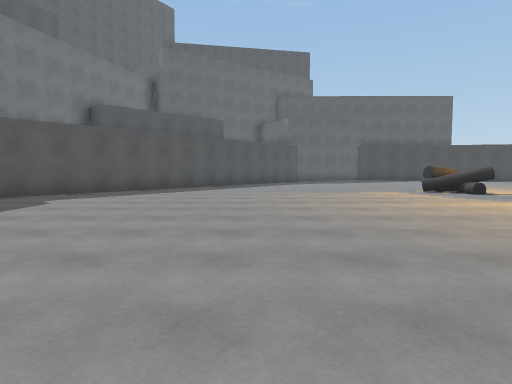
View 1 (above)

23 first-person views from a walk through a scene from a Unity 3-D project. The camera is 1.3 m above the floor, tilts 4° down and sees 75° across. The floor is counted in squares, 2 m on a side. Each view is taken from the middle of a square. On the plan, view 1 faces up. The plan holds only what a view shows up to about 10 squares ahead; the rest is blank. The place goes on beyond the plan.

View 2
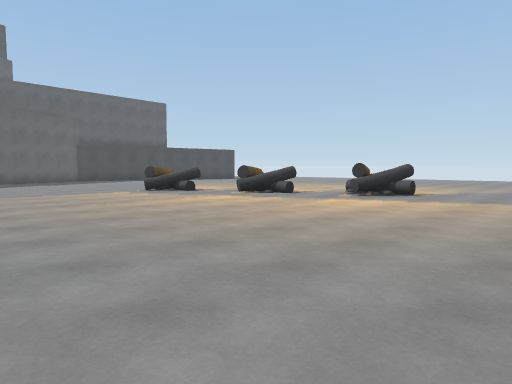

View 3
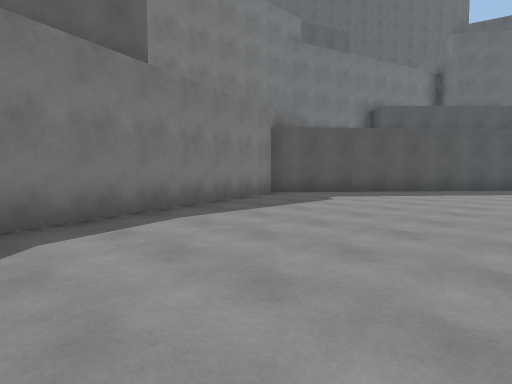

View 4
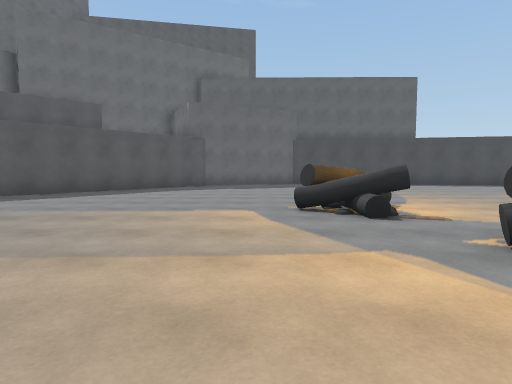

View 5
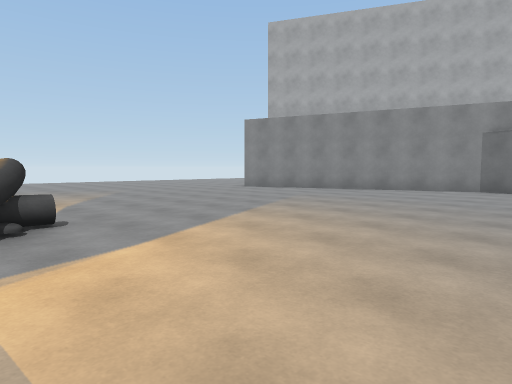

View 6
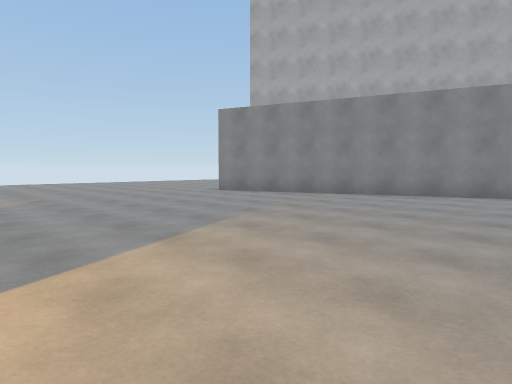

View 7
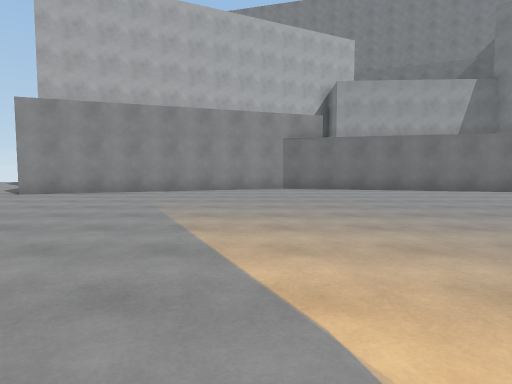

View 8
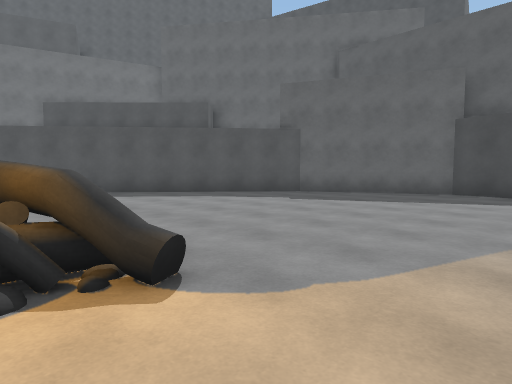

View 9
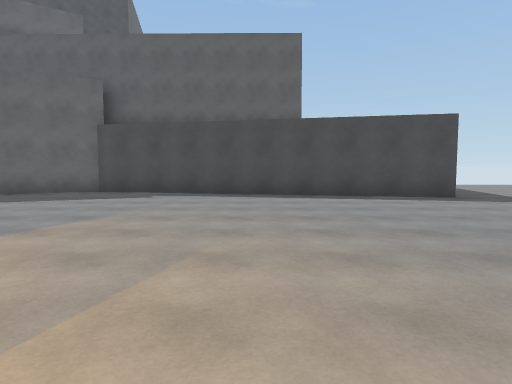

View 10
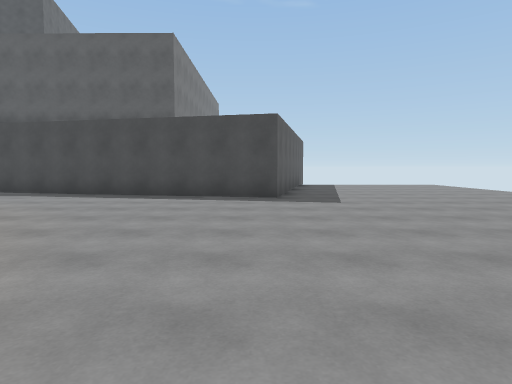

View 11
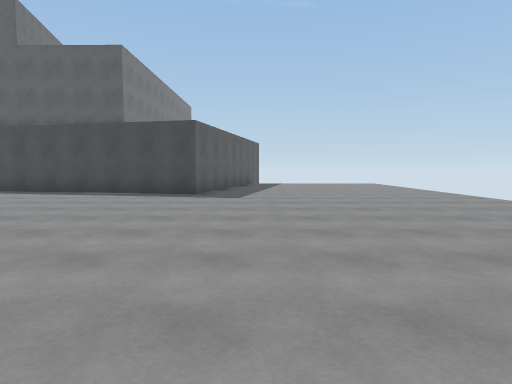

View 12
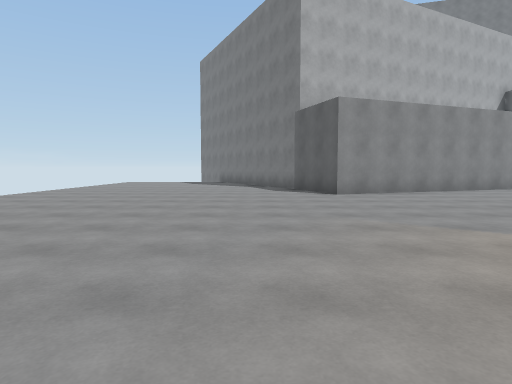

View 13
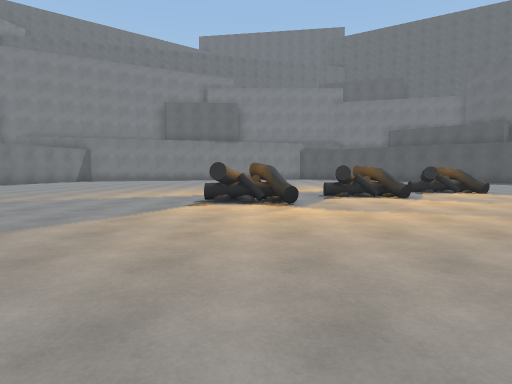

View 14
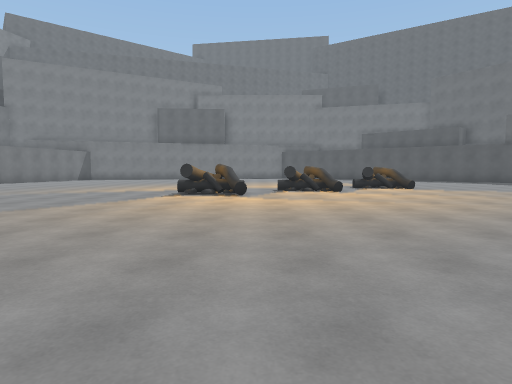

View 15
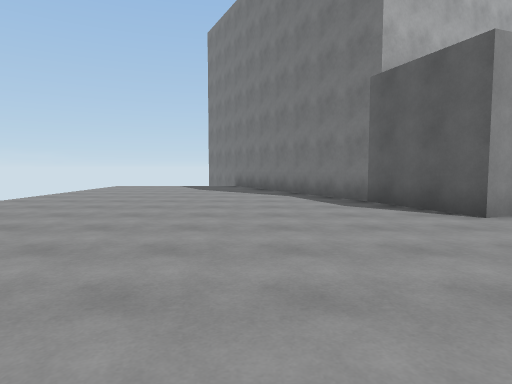

View 16
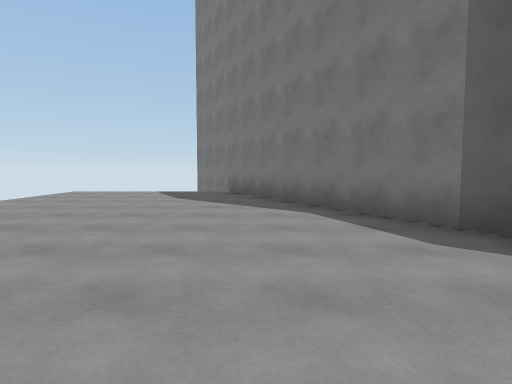

View 17
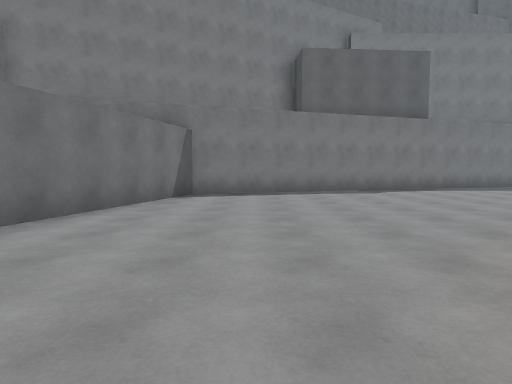

View 18
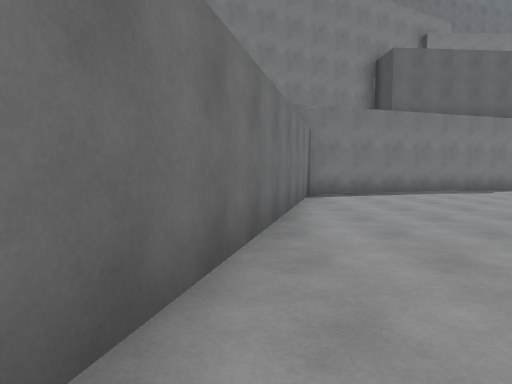

View 19
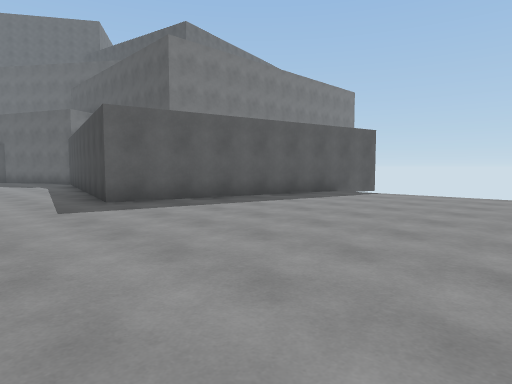

View 20
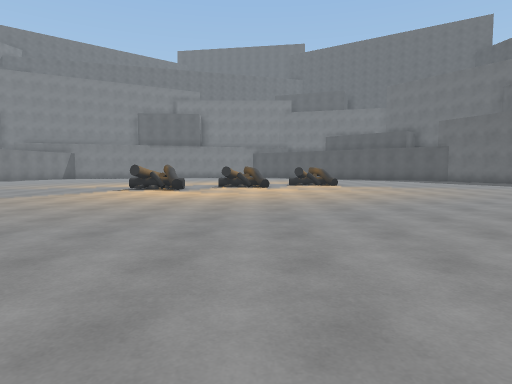

View 21
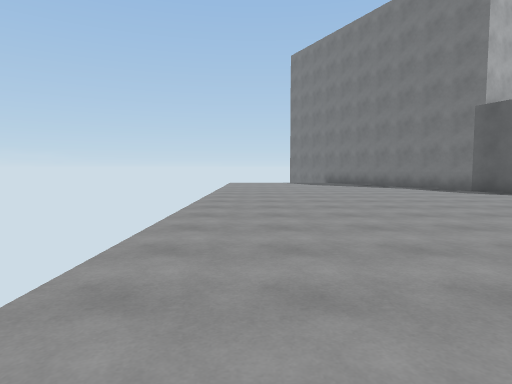

View 22
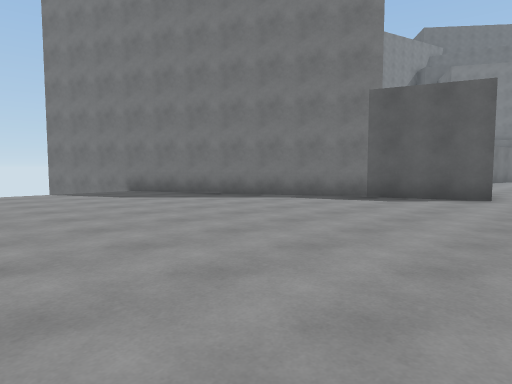

View 23
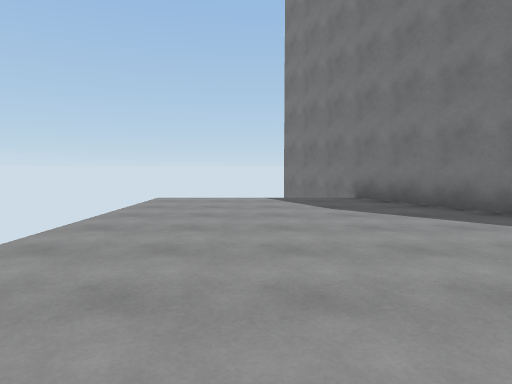

### Floor plan
Points are (right, up) in squares from view 1. A wall is a line through its corners. A room is listed if a view was taken in it or the views show most of it. See-through windows are left out.
Room 1 (views 1, 2, 3, 4, 5, 6, 7, 8, 9, 10, 11, 12, 13, 14, 15, 16, 17, 18, 19, 20, 21, 22, 23)
walls: (15.9, 23.1) (14.5, 16.5) (5.6, 18.4) (2.1, 16.7) (-6.2, 6.8) (-2.5, -4.6) (6.1, -6.9) (13, -4.4) (13.8, -6.6) (17.3, -13.5)
objects: other object (5, 9) to (6, 10); other object (6, 6) to (7, 7); other object (8, 3) to (9, 5)

Where each view was taken, in squares from view 1:
view 1: 0 up, 0 right, facing up
view 2: 0 up, 0 right, facing up-right
view 3: 0 up, 0 right, facing up-left
view 4: 4 up, 4 right, facing up
view 5: 4 up, 4 right, facing down-right
view 6: 2 up, 5 right, facing down-right
view 7: 4 up, 7 right, facing down
view 8: 9 up, 8 right, facing up-left
view 9: 9 up, 10 right, facing up
view 10: 9 up, 14 right, facing up
view 11: 8 up, 16 right, facing up
view 12: 4 up, 15 right, facing down
view 13: 4 up, 15 right, facing left
view 14: 5 up, 17 right, facing left
view 15: 0 up, 16 right, facing down
view 16: 3 down, 16 right, facing down
view 17: 3 down, 6 right, facing left
view 18: 6 down, 6 right, facing left
view 19: 14 up, 21 right, facing up-left
view 20: 7 up, 19 right, facing left
view 21: 3 up, 20 right, facing down
view 22: 3 down, 21 right, facing down-left
view 23: 5 down, 19 right, facing down
